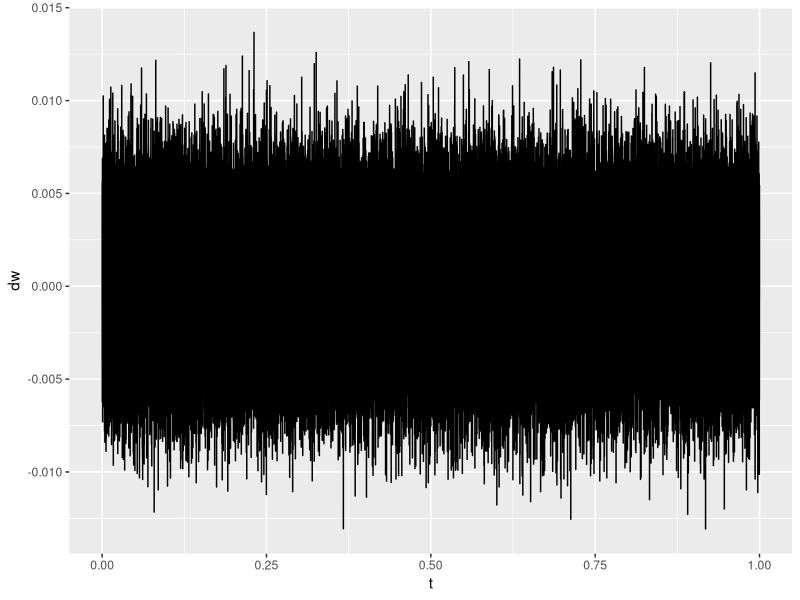
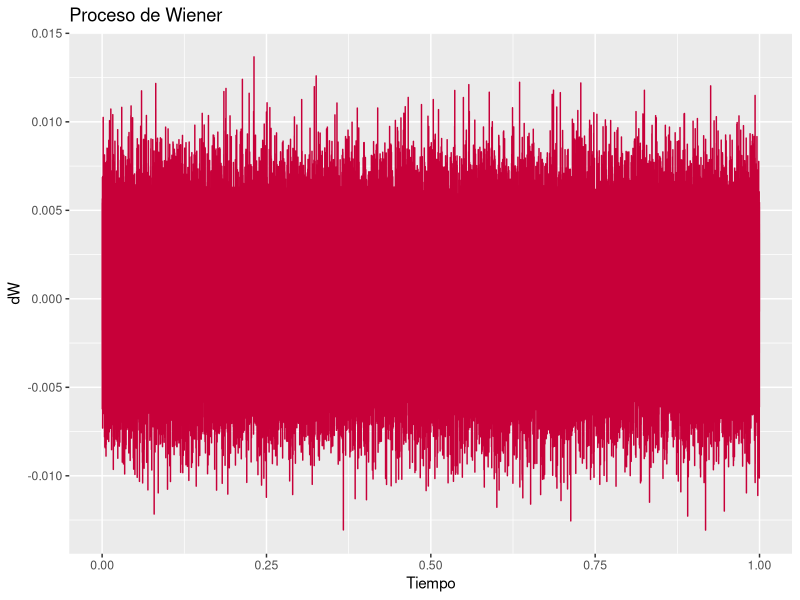
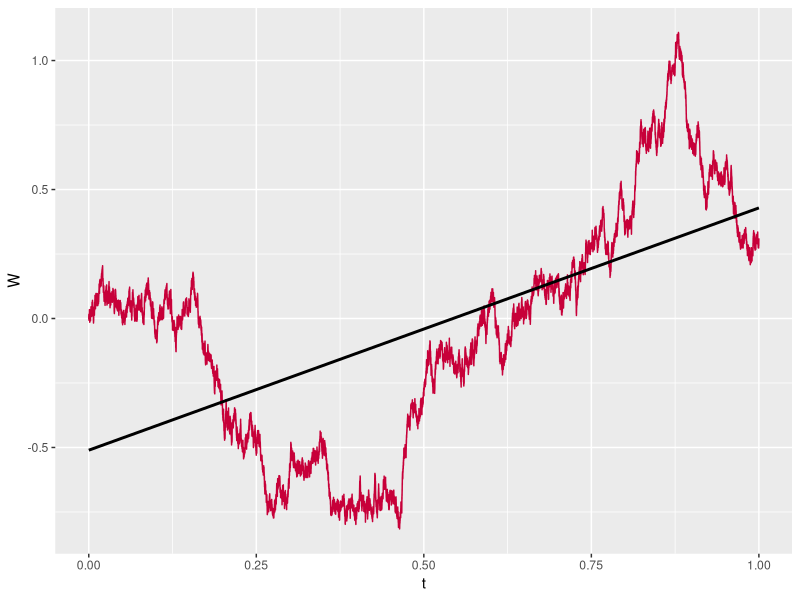
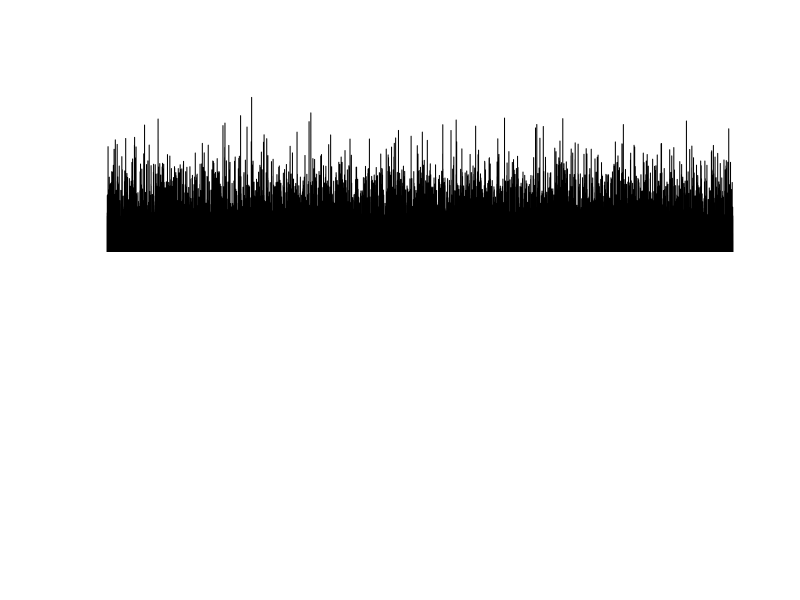

Write the R code that produced these figures, in order. (Note: a time limit stopped this script after it produced the figures.)
## ---- chunk 1
knitr::opts_chunk$set(echo = TRUE)
### Carga de paqueterías para cargar datos y graficar
library(tidyverse)
## ---- chunk 2
set.seed(123)
sim <- 100000
dt <- 1/sim
epsilon <- rnorm(n=sim, mean = 0, sd = 1)
dw <- epsilon*sqrt(dt)
## ---- chunk 3
datos <- tibble(t=seq(1/sim,1,by=dt),dw)
ggplot(datos)+
  geom_line(aes(x=t,y=dw))
## ---- chunk 4
datos <- tibble(t = seq(dt,1,by= dt),dw)
ggplot(datos)+
  geom_line(aes(x=t,y=dw), color = "#C70039")+
  labs(x= "Tiempo",y = "dW", title = "Proceso de Wiener")
## ---- chunk 5
W <- 0
W[1] <- 0
for (t in 2:sim){
  W[t] = W[t-1]+dw[t]
}
datos <- mutate(datos,W=W)
## ---- chunk 6
ggplot(datos)+
  geom_line(aes(x=t, y=W), color = "#C70039")+
  geom_smooth(aes(x=t,y=W),method="lm", color = "black")
## ---- chunk 7
a <- 0.3
b <- 0.15
dx <-  a*dt+b*dw
plot(dx,type = 'l')
## ---- chunk 8
X <- 0
X[1] <-0
for (t in 2:sim){
  X[t] = X[t-1]+dx[t]
}
datos <- mutate(datos,X=X)
## ---- chunk 9
ggplot(datos)+
  geom_line(aes(x=t, y=X), color = "#C70039")+
  geom_smooth(aes(x=t,y=X),method="lm", color = "Black")
## ---- chunk 10
dxa <- 4+2*sqrt(2)*epsilon
Xa <- 50+dxa
## ---- chunk 11
mean(Xa)
var(Xa)
## ---- chunk 12
mean(dxa<0)
## ---- chunk 13
mean((50<Xa)&(Xa<=51))
